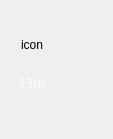
<?xml version="1.0" encoding="UTF-8"?>
<ui version="4.0">
 <class>QTL_FlagObject</class>
 <widget class="QWidget" name="QTL_FlagObject">
  <property name="windowModality">
   <enum>Qt::NonModal</enum>
  </property>
  <property name="geometry">
   <rect>
    <x>0</x>
    <y>0</y>
    <width>113</width>
    <height>139</height>
   </rect>
  </property>
  <property name="contextMenuPolicy">
   <enum>Qt::DefaultContextMenu</enum>
  </property>
  <property name="windowTitle">
   <string>QTL_FlagObject</string>
  </property>
  <widget class="QLabel" name="label_Text">
   <property name="geometry">
    <rect>
     <x>0</x>
     <y>77</y>
     <width>64</width>
     <height>12</height>
    </rect>
   </property>
   <property name="font">
    <font>
     <family>汉仪文黑-85W</family>
     <pointsize>10</pointsize>
    </font>
   </property>
   <property name="styleSheet">
    <string notr="true">color:rgb(255, 255, 255);</string>
   </property>
   <property name="text">
    <string>13m</string>
   </property>
   <property name="alignment">
    <set>Qt::AlignCenter</set>
   </property>
  </widget>
  <widget class="QLabel" name="label_Flag">
   <property name="geometry">
    <rect>
     <x>0</x>
     <y>0</y>
     <width>64</width>
     <height>13</height>
    </rect>
   </property>
   <property name="text">
    <string/>
   </property>
   <property name="pixmap">
    <pixmap resource="TianLi_Map.qrc">:/test/Resource/test/图层 25.png</pixmap>
   </property>
   <property name="alignment">
    <set>Qt::AlignCenter</set>
   </property>
  </widget>
  <widget class="QLabel" name="label_Icon">
   <property name="geometry">
    <rect>
     <x>0</x>
     <y>13</y>
     <width>64</width>
     <height>64</height>
    </rect>
   </property>
   <property name="text">
    <string>icon</string>
   </property>
   <property name="alignment">
    <set>Qt::AlignCenter</set>
   </property>
  </widget>
  <widget class="QLabel" name="label">
   <property name="geometry">
    <rect>
     <x>1</x>
     <y>14</y>
     <width>62</width>
     <height>62</height>
    </rect>
   </property>
   <property name="text">
    <string/>
   </property>
   <property name="pixmap">
    <pixmap resource="TianLi_Map.qrc">:/ABW_UI/Resource/WidgetABW_UI/FlagObject_BaseBackGround.png</pixmap>
   </property>
  </widget>
 </widget>
 <layoutdefault spacing="6" margin="11"/>
 <resources>
  <include location="TianLi_Map.qrc"/>
 </resources>
 <connections/>
</ui>
